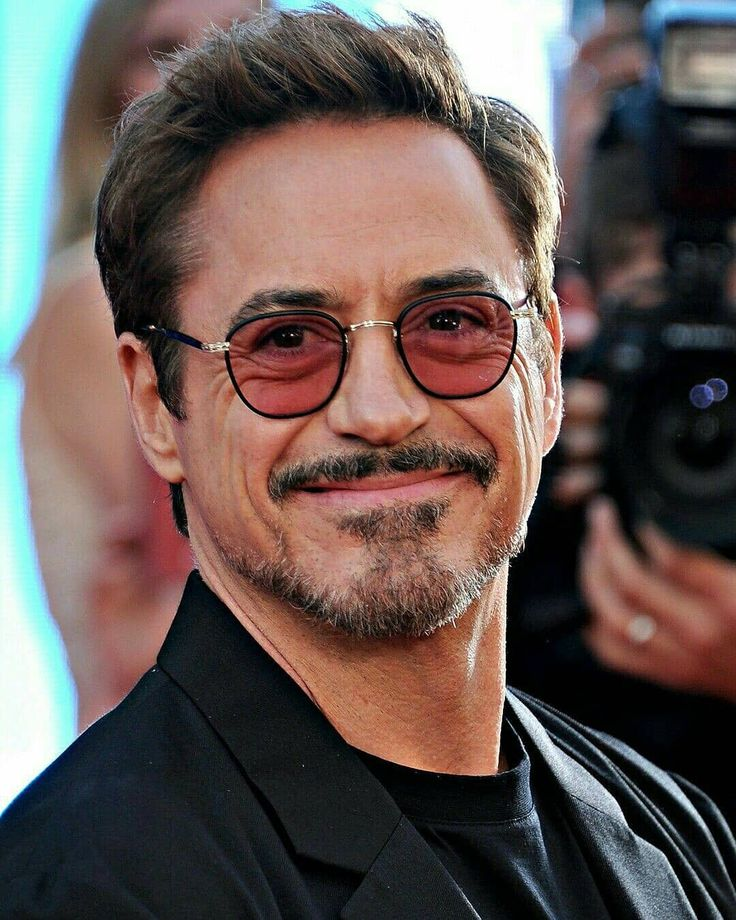
%> input picture lab_4/lab_4.jpg, 736 x 920 px
$ octave lab_4.m   (GNU Octave 9; MATLAB toolbox functions it lacks are replaced by stand-ins)
%> lines starting %> are read from the running program, lines starting %| are printed output that depends on the picture
% Цифровая обработка изображений
% Лабораторная №4

clc;
clear all;

% 1
img_path = '.\lab_4.jpg';

image = imread(img_path);
%> image is the input picture: size 920x736x3 uint8; mean R, G, B 101.2, 87.1, 82.8

img_size = size(image);
%> img_size = [920 736 3]
img_width = img_size(2);
%> img_width = 736
img_height = img_size(1);
%> img_height = 920

set_width = 800;
set_height = 800;

if img_width > set_width || img_height > set_height
    disp('Размер изображения больше заданного размера. Изменение размера...');
    [height, width, ~] = size(image);
%> height = 920; width = 736
    min_size = min(height, width);
%> min_size = 736
    crop_size = min_size - 1;
%> crop_size = 735
    crop_x = floor((width - crop_size) / 2);
%> crop_x = 0
    crop_y = floor((height - crop_size) / 2);
%> crop_y = 92
    cropped_img = imcrop(image, [crop_x, crop_y, crop_size, crop_size]);
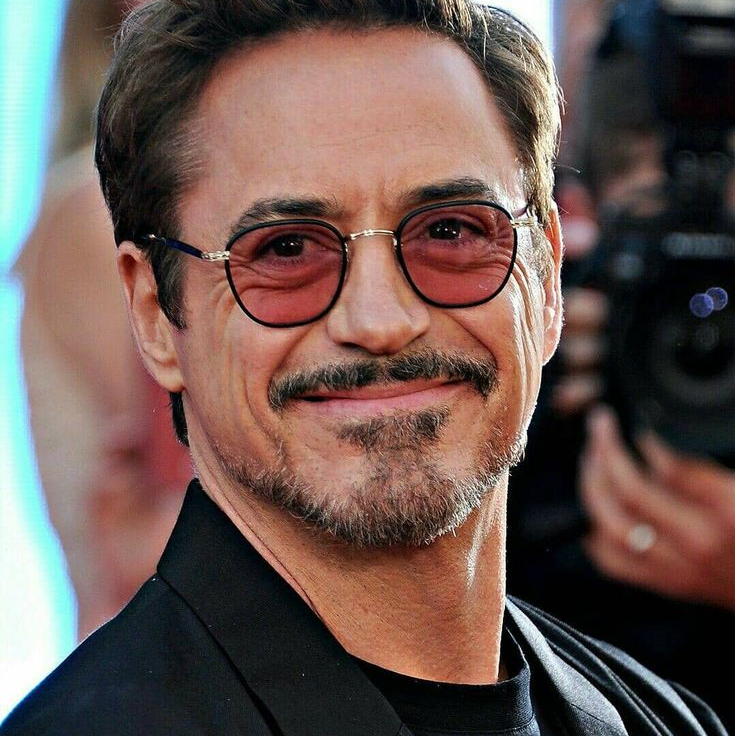
%> cropped_img: size 736x735x3 uint8; mean R, G, B 106.5, 86.8, 80.8
    image = imresize(cropped_img, [set_height, set_width]);
%> image: size 800x800x3 uint8
    disp('Изменение размера завершено.');
else
    disp(['Размер изображения соответствует допустимому, не более ', num2str(set_width), 'x', num2str(set_height)]);
end

if size(image, 3) == 3
    gr_img = rgb2gray(image);
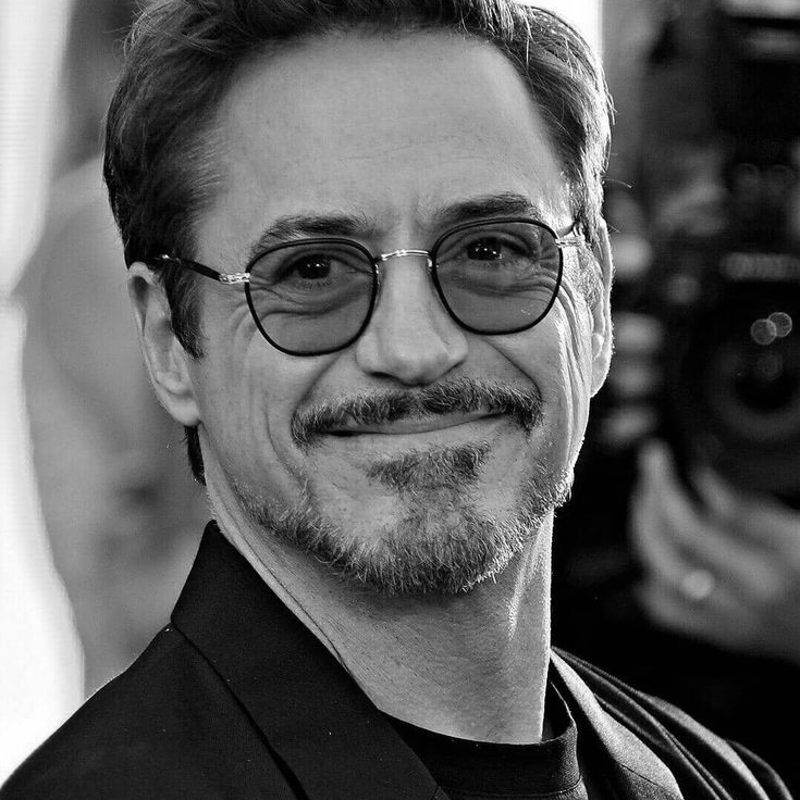
%> gr_img: size 800x800 uint8; min 0, max 255, mean 92
else
    gr_img = image;
end

imshow(gr_img);
title('Исходное полутоновое изображение');
pause;

fft_img = fft2(gr_img);
fft_img_shift = fftshift(fft_img);
fft_img_mag = abs(fft_img_shift);
fft_img_mag_log = log(fft_img_mag + 1);
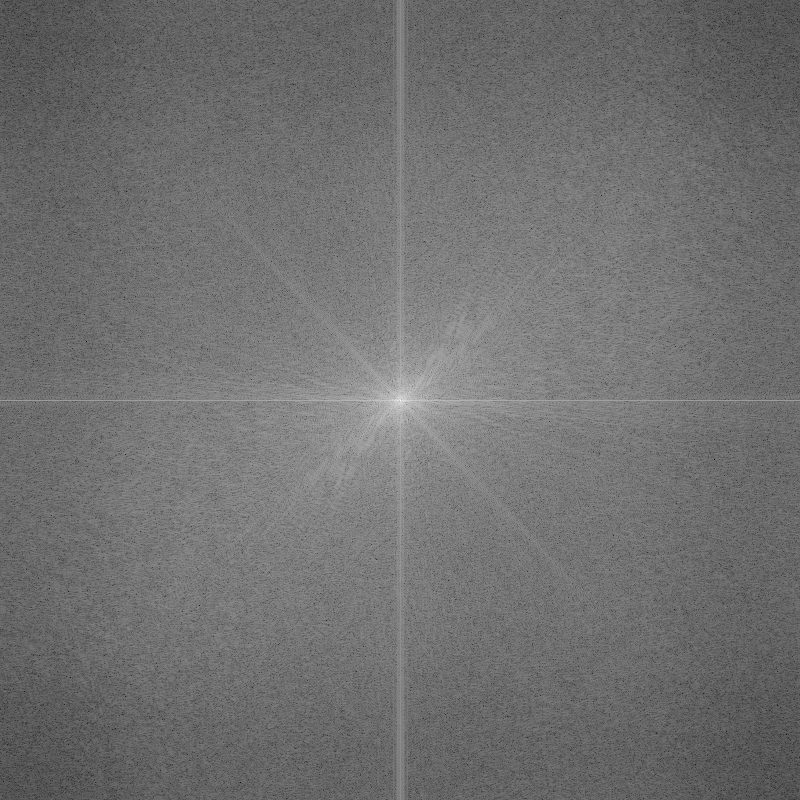
%> fft_img_mag_log: size 800x800 double; min 0.86, max 17.89, mean 8.37; drawn with min black and max white

subplot(1, 2, 1);
imshow(gr_img);
title('Исходное изображение');
subplot(1, 2, 2);
imshow(fft_img_mag_log, []);
title('Фурье-спектр изображения');
pause;

path = './DIP/Lab_4/';
if ~isfolder(fileparts(path))
    mkdir(fileparts(path));
end

saveas(gcf, fullfile(path, 'original_and_fft_spectrum.png'));
disp(['Исходное изображение сохранено по пути: ', path]);

% 2
D0_values = [5, 10, 50, 250];

for i = 1:length(D0_values)
    D0 = D0_values(i);

    [rows, cols] = size(gr_img);
    center_row = floor(rows/2) + 1;
    center_col = floor(cols/2) + 1;
    [X, Y] = meshgrid(1:cols, 1:rows);
    distance = sqrt((X - center_col).^2 + (Y - center_row).^2);
    H = double(distance <= D0);

    filtered_fft_img_shift = fft_img_shift .* H;
    filtered_fft_img = ifftshift(filtered_fft_img_shift);
    filtered_img = uint8(abs(real(ifft2(filtered_fft_img))));

    subplot(2, 2, i);
    imshow(filtered_img, []);
    title(['Идеальный ФНЧ (D0 = ', num2str(D0), ')']);
end

path = './DIP/Lab_4/Low/Ideal/';
if ~isfolder(path)
    mkdir(path);
end

saveas(gcf, fullfile(path, 'filtered_image_ideal_LPF.png'));
pause;

n = 2;
for i = 1:length(D0_values)
    D0 = D0_values(i);
    H = 1 ./ (1 + (distance ./ D0).^(2*n));

    filtered_fft_img_shift = fft_img_shift .* H;
    filtered_fft_img = ifftshift(filtered_fft_img_shift);
    filtered_img = uint8(abs(real(ifft2(filtered_fft_img))));

    subplot(2, 2, i);
    imshow(filtered_img, []);
    title(['ФНЧ - Баттерворт (D0 = ', num2str(D0), ')']);
end

path = './DIP/Lab_4/Low/Butter/';
if ~isfolder(path)
    mkdir(path);
end

saveas(gcf, fullfile(path, 'filtered_image_Butter_LPF.png'));
pause;

for i = 1:length(D0_values)
    D0 = D0_values(i);
    H = exp(-(distance.^2) ./ (2 * D0^2));

    filtered_fft_img_shift = fft_img_shift .* H;
    filtered_fft_img = ifftshift(filtered_fft_img_shift);
    filtered_img = uint8(abs(real(ifft2(filtered_fft_img))));

    subplot(2, 2, i);
    imshow(filtered_img, []);
    title(['ФНЧ - Gaussian (D0 = ', num2str(D0), ')']);
end
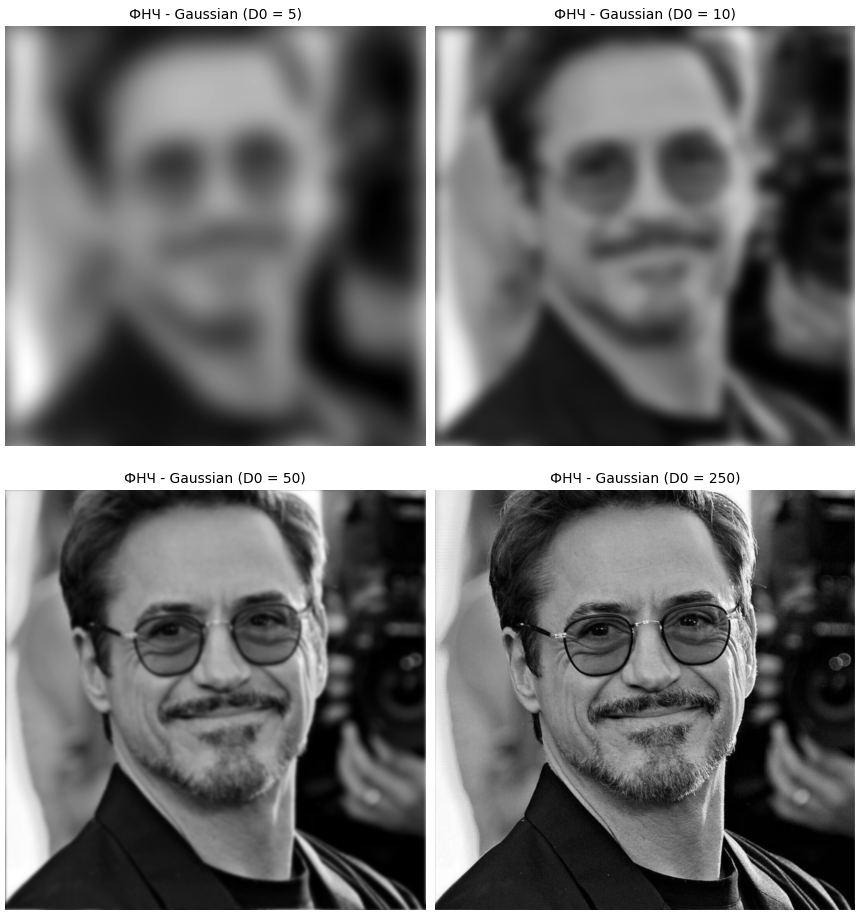
%> figure redrawn from the program's plot data, 4 panels

path = './DIP/Lab_4/Low/Gaus/';
if ~isfolder(path)
    mkdir(path);
end

saveas(gcf, fullfile(path, 'filtered_image_gaussian_LPF.png'));
pause;

% 3
for i = 1:length(D0_values)
    D0 = D0_values(i);
    H = double(distance > D0);

    filtered_fft_img_shift = fft_img_shift .* H;
    filtered_fft_img = ifftshift(filtered_fft_img_shift);
    filtered_img = uint8(abs(real(ifft2(filtered_fft_img))));

    subplot(2, 2, i);
    imshow(filtered_img, []);
    title(['Идеальный ФВЧ (D0 = ', num2str(D0), ')']);
end
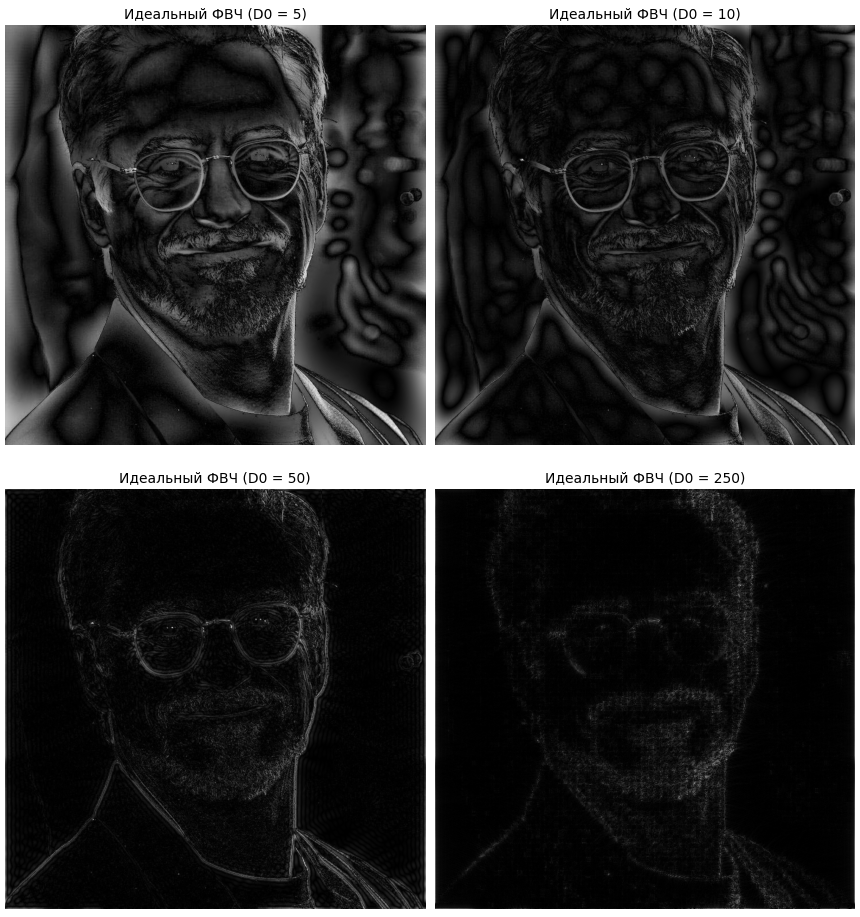
%> figure redrawn from the program's plot data, 4 panels

path = './DIP/Lab_4/High/Ideal/';
if ~isfolder(path)
    mkdir(path);
end

saveas(gcf, fullfile(path, 'filtered_image_ideal_HPF.png'));
pause;

for i = 1:length(D0_values)
    D0 = D0_values(i);
    H = 1 ./ (1 + (D0 ./ distance).^(2*n));

    filtered_fft_img_shift = fft_img_shift .* H;
    filtered_fft_img = ifftshift(filtered_fft_img_shift);
    filtered_img = uint8(abs(real(ifft2(filtered_fft_img))));

    subplot(2, 2, i);
    imshow(filtered_img, []);
    title(['ФВЧ - Баттерворт (D0 = ', num2str(D0), ')']);
end
%> this loop made 4 passes
%> pass 2, `filtered_img = uint8(abs(real(ifft2(filtered_fft_img))));`:
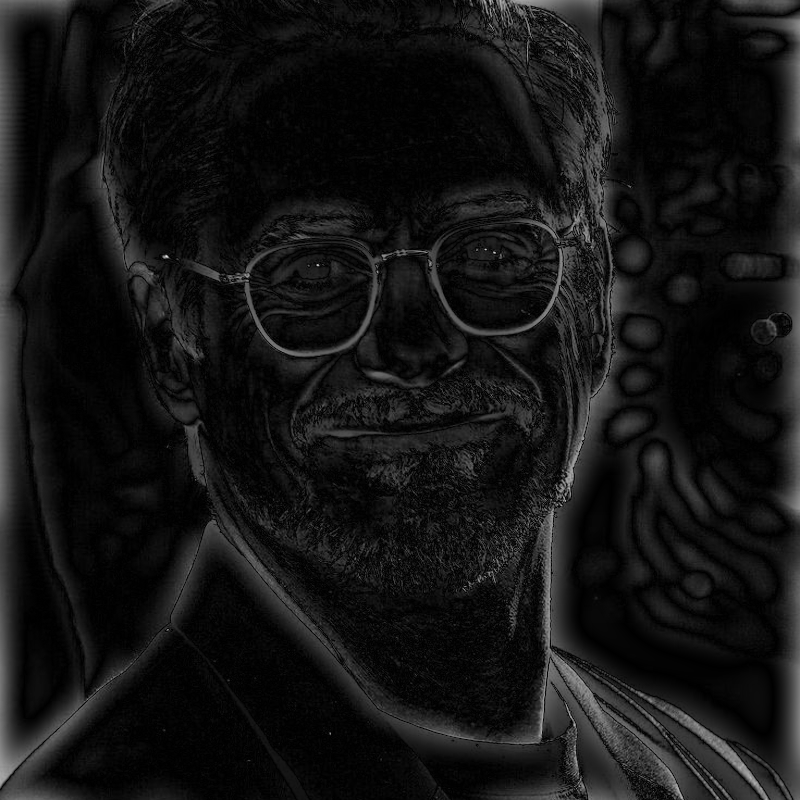
%> filtered_img: size 800x800 uint8; min 0, max 231, mean 20.3

path = './DIP/Lab_4/High/Butter/';
if ~isfolder(path)
    mkdir(path);
end

saveas(gcf, fullfile(path, 'filtered_image_Butter_HPF.png'));
pause;

for i = 1:length(D0_values)
    D0 = D0_values(i);
    H = 1 - exp(-(distance.^2) ./ (2 * D0^2));

    filtered_fft_img_shift = fft_img_shift .* H;
    filtered_fft_img = ifftshift(filtered_fft_img_shift);
    filtered_img = uint8(abs(real(ifft2(filtered_fft_img))));

    subplot(2, 2, i);
    imshow(filtered_img, []);
    title(['ФВЧ - Gaussian (D0 = ', num2str(D0), ')']);
end

path = './DIP/Lab_4/High/Gaus/';
if ~isfolder(path)
    mkdir(path);
end

saveas(gcf, fullfile(path, 'filtered_image_gaussian_HPF.png'));
pause;
